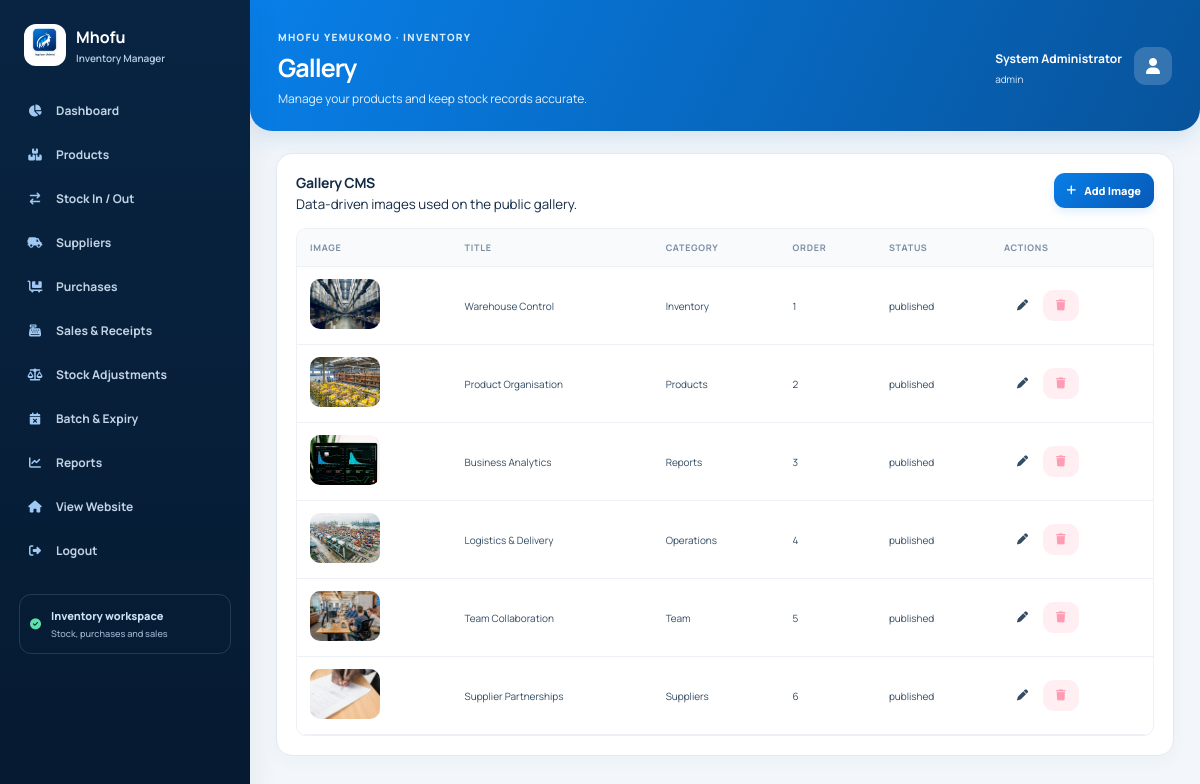
The page /admin/gallery.php (signed in) on the database its author committed.
### tables this page shows
CREATE TABLE `gallery` (
  `id` int(10) unsigned NOT NULL AUTO_INCREMENT,
  `title` varchar(180) NOT NULL,
  `caption` text DEFAULT NULL,
  `image_url` varchar(500) NOT NULL,
  `category` varchar(100) DEFAULT NULL,
  `sort_order` int(11) DEFAULT 0,
  `status` varchar(30) DEFAULT 'published',
  `created_at` timestamp NOT NULL DEFAULT current_timestamp(),
  `updated_at` timestamp NOT NULL DEFAULT current_timestamp() ON UPDATE current_timestamp(),
  PRIMARY KEY (`id`),
  KEY `idx_gallery_status` (`status`),
  KEY `idx_gallery_sort` (`sort_order`)
);

### includes/auth.php (called while the page is built, shortened)
<?php
function admin_passwordless_enabled(): bool {
    return strtolower((string) (getenv('ADMIN_PASSWORDLESS') ?: 'false')) === 'true'
        && strtolower((string) (getenv('APP_ENV') ?: 'production')) === 'local';
}
function admin_user(): ?array {
    if (!empty($_SESSION['admin']) && is_array($_SESSION['admin'])) {
        return $_SESSION['admin'];
    }
    return null;
}

### includes/functions.php (called while the page is built, shortened)
<?php
function e($v){return htmlspecialchars((string)$v,ENT_QUOTES,'UTF-8');}

### admin/gallery.php (the view)
<?php $admin_title='Gallery';include '_header.php';$rows=$pdo->query('SELECT * FROM gallery ORDER BY sort_order,id DESC')->fetchAll();?><div class="panel"><div class="panel-head"><div><h2>Gallery CMS</h2><small>Data-driven images used on the public gallery.</small></div><a class="btn btn-primary" href="gallery_form.php"><i class="fa-solid fa-plus"></i> Add Image</a></div><div class="table-wrap"><table><thead><tr><th>Image</th><th>Title</th><th>Category</th><th>Order</th><th>Status</th><th>Actions</th></tr></thead><tbody><?php foreach($rows as $r):?><tr><td><img src="../<?=e($r['image_url'])?>" style="width:70px;height:50px;object-fit:cover;border-radius:10px"></td><td><?=e($r['title'])?></td><td><?=e($r['category'])?></td><td><?=$r['sort_order']?></td><td><?=e($r['status'])?></td><td><a class="btn" href="gallery_form.php?id=<?=$r['id']?>"><i class="fa-solid fa-pen"></i></a> <button class="btn btn-danger" data-delete-url="api/delete_gallery.php?id=<?=$r['id']?>"><i class="fa-solid fa-trash"></i></button></td></tr><?php endforeach;?></tbody></table></div></div><?php include '_footer.php';?>

### admin/_header.php (shortened to what this page needs)
<?php
require_once dirname(__DIR__).'/config/db.php';
require_once dirname(__DIR__).'/includes/functions.php';
require_once dirname(__DIR__).'/includes/auth.php';
$current = basename($_SERVER['PHP_SELF'] ?? 'index.php');
?>
<!doctype html><html lang="en"><head><link rel="stylesheet" href="https://cdnjs.cloudflare.com/ajax/libs/font-awesome/6.6.0/css/all.min.css"><link rel="stylesheet" href="https://cdn.jsdelivr.net/npm/toastify-js/src/toastify.min.css"><link rel="stylesheet" href="assets/admin.css"></head><body><div class="admin-layout">
<aside class="admin-sidebar"><a class="admin-logo" href="index.php" title="Mhofu Inventory Dashboard"><img src="../assets/img/mhofu-admin-icon.png" alt="Mhofu logo"><span><b>Mhofu</b><small>Inventory Manager</small></span></a><nav class="admin-nav" aria-label="Main navigation">
<a class="<?=$current==='index.php'?'active':''?>" href="index.php"><i class="fa-solid fa-chart-pie"></i> Dashboard</a>
<a class="<?=$current==='products.php'?'active':''?>" href="products.php"><i class="fa-solid fa-boxes-stacked"></i> Products</a>
<a class="<?=$current==='stock.php'?'active':''?>" href="stock.php"><i class="fa-solid fa-arrow-right-arrow-left"></i> Stock In / Out</a>
<a class="<?=$current==='suppliers.php'?'active':''?>" href="suppliers.php"><i class="fa-solid fa-truck-field"></i> Suppliers</a>
<a class="<?=$current==='purchases.php'?'active':''?>" href="purchases.php"><i class="fa-solid fa-cart-flatbed"></i> Purchases</a>
<a class="<?=$current==='sales.php'?'active':''?>" href="sales.php"><i class="fa-solid fa-cash-register"></i> Sales & Receipts</a>
<a class="<?=$current==='adjustments.php'?'active':''?>" href="adjustments.php"><i class="fa-solid fa-scale-balanced"></i> Stock Adjustments</a>
<a class="<?=$current==='expiry.php'?'active':''?>" href="expiry.php"><i class="fa-solid fa-calendar-xmark"></i> Batch & Expiry</a>
<a class="<?=$current==='reports.php'?'active':''?>" href="reports.php"><i class="fa-solid fa-chart-line"></i> Reports</a>
<a href="../index.php"><i class="fa-solid fa-house"></i> View Website</a>
<?php if (!admin_passwordless_enabled()): ?><a href="logout.php"><i class="fa-solid fa-right-from-bracket"></i> Logout</a><?php endif; ?>
</nav><div class="sidebar-note"><i class="fa-solid fa-circle-check"></i><span>Inventory workspace<small>Stock, purchases and sales</small></span></div></aside>
<main class="admin-main"><header class="admin-top"><div><span class="top-eyebrow">MHOFU YEMUKOMO · INVENTORY</span><h1><?=e($admin_title??'Dashboard')?></h1><p class="top-subtitle">Manage your products and keep stock records accurate.</p></div><div class="admin-user"><div><b><?=e(admin_user()['name']??'Administrator')?></b><div class="admin-role"><?=admin_passwordless_enabled()?'Local demo access':e(admin_user()['role']??'Administrator')?></div></div><div class="avatar"><i class="fa-solid fa-user"></i></div></div></header>

### admin/_footer.php (shortened to what this page needs)
</main></div></body></html>

### rows shown on the page
gallery: image_url (picture), title "Warehouse Control", category "Inventory", sort_order "1", status "published"
gallery: image_url (picture), title "Product Organisation", category "Products", sort_order "2", status "published"
gallery: image_url (picture), title "Business Analytics", category "Reports", sort_order "3", status "published"
gallery: image_url (picture), title "Logistics & Delivery", category "Operations", sort_order "4", status "published"
gallery: image_url (picture), title "Team Collaboration", category "Team", sort_order "5", status "published"
gallery: image_url (picture), title "Supplier Partnerships", category "Suppliers", sort_order "6", status "published"

### other values the page prints
$admin_title "Gallery"
admin_user()['name'] "System Administrator"
admin_user()['role'] "admin"
